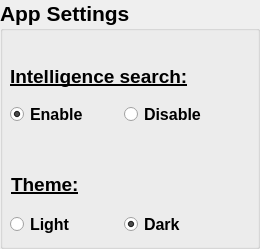
                <widget class="QGroupBox" name="groupBox_2">
                 <property name="maximumSize">
                  <size>
                   <width>260</width>
                   <height>16777215</height>
                  </size>
                 </property>
                 <property name="font">
                  <font>
                   <pointsize>16</pointsize>
                   <weight>75</weight>
                   <bold>true</bold>
                  </font>
                 </property>
                 <property name="title">
                  <string>App Settings</string>
                 </property>
                 <widget class="QLabel" name="theme_text_3">
                  <property name="geometry">
                   <rect>
                    <x>11</x>
                    <y>168</y>
                    <width>121</width>
                    <height>33</height>
                   </rect>
                  </property>
                  <property name="font">
                   <font>
                    <pointsize>14</pointsize>
                    <weight>75</weight>
                    <bold>true</bold>
                    <underline>true</underline>
                    <strikeout>false</strikeout>
                   </font>
                  </property>
                  <property name="styleSheet">
                   <string notr="true"/>
                  </property>
                  <property name="text">
                   <string>Theme:</string>
                  </property>
                 </widget>
                 <widget class="QWidget" name="layoutWidget_3">
                  <property name="geometry">
                   <rect>
                    <x>10</x>
                    <y>210</y>
                    <width>221</width>
                    <height>30</height>
                   </rect>
                  </property>
                  <layout class="QHBoxLayout" name="horizontalLayout_21">
                   <item>
                    <widget class="QRadioButton" name="light_radioButton_3">
                     <property name="maximumSize">
                      <size>
                       <width>200</width>
                       <height>16777215</height>
                      </size>
                     </property>
                     <property name="font">
                      <font>
                       <pointsize>12</pointsize>
                      </font>
                     </property>
                     <property name="text">
                      <string>Light</string>
                     </property>
                    </widget>
                   </item>
                   <item>
                    <widget class="QRadioButton" name="dark_radioButton_3">
                     <property name="font">
                      <font>
                       <pointsize>12</pointsize>
                      </font>
                     </property>
                     <property name="text">
                      <string>Dark</string>
                     </property>
                     <property name="checked">
                      <bool>true</bool>
                     </property>
                    </widget>
                   </item>
                  </layout>
                 </widget>
                 <widget class="QLabel" name="theme_text_4">
                  <property name="geometry">
                   <rect>
                    <x>10</x>
                    <y>60</y>
                    <width>241</width>
                    <height>33</height>
                   </rect>
                  </property>
                  <property name="font">
                   <font>
                    <pointsize>14</pointsize>
                    <weight>75</weight>
                    <bold>true</bold>
                    <underline>true</underline>
                    <strikeout>false</strikeout>
                   </font>
                  </property>
                  <property name="styleSheet">
                   <string notr="true"/>
                  </property>
                  <property name="text">
                   <string>Intelligence search:</string>
                  </property>
                 </widget>
                 <widget class="QWidget" name="layoutWidget_4">
                  <property name="geometry">
                   <rect>
                    <x>10</x>
                    <y>100</y>
                    <width>221</width>
                    <height>30</height>
                   </rect>
                  </property>
                  <layout class="QHBoxLayout" name="horizontalLayout_22">
                   <item>
                    <widget class="QRadioButton" name="light_radioButton_4">
                     <property name="maximumSize">
                      <size>
                       <width>200</width>
                       <height>16777215</height>
                      </size>
                     </property>
                     <property name="font">
                      <font>
                       <pointsize>12</pointsize>
                      </font>
                     </property>
                     <property name="text">
                      <string>Enable</string>
                     </property>
                     <property name="checked">
                      <bool>true</bool>
                     </property>
                    </widget>
                   </item>
                   <item>
                    <widget class="QRadioButton" name="dark_radioButton_4">
                     <property name="font">
                      <font>
                       <pointsize>12</pointsize>
                      </font>
                     </property>
                     <property name="text">
                      <string>Disable</string>
                     </property>
                     <property name="checked">
                      <bool>false</bool>
                     </property>
                    </widget>
                   </item>
                  </layout>
                 </widget>
                </widget>
